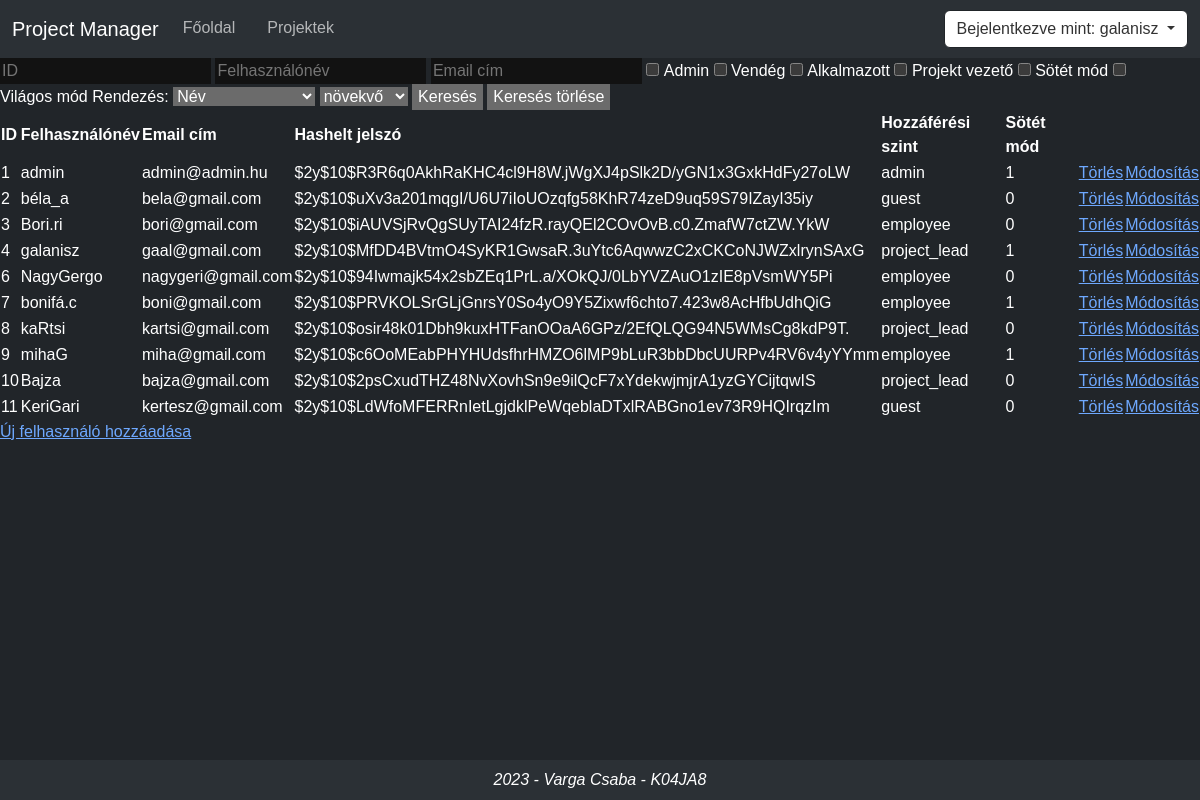
Screenshot of /showDB.php?info=edit_failed (signed in) with the database file from the repository.
### tables this page shows
CREATE TABLE IF NOT EXISTS `user` (
  `user_id` INT NOT NULL AUTO_INCREMENT,
  `username` VARCHAR(50) NOT NULL,
  `password` VARCHAR(255) NOT NULL,
  `email` VARCHAR(255) NOT NULL,
  `dark_mode` TINYINT NOT NULL DEFAULT 1,
  `access_level` ENUM('admin', 'guest', 'project_lead', 'employee') NOT NULL DEFAULT 'guest',
  PRIMARY KEY (`user_id`),
  UNIQUE INDEX `username_UNIQUE` (`username` ASC),
  UNIQUE INDEX `email_UNIQUE` (`email` ASC));

### showDB.php (the view, shortened to what this page needs)
<?php
$link = connectDB();
$result = mysqli_query($link, "SELECT * FROM user ORDER BY user_id");
?>
<!doctype HTML>
<html lang="hu">
<head>
    <link rel="stylesheet" href="https://cdn.jsdelivr.net/npm/bootstrap@5.3.0-alpha3/dist/css/bootstrap.min.css"
        rel="stylesheet"
>
    <link rel="stylesheet" href="style.css">
</head>
<body class="bg-image">
    <?php include 'menu.php' ?>
    <div>
        <form action="" method="post">
            <input type="text" requierd name="search_id" placeholder="ID">
            <input type="text" requierd name="search_username" placeholder="Felhasználónév">
            <input type="text" requierd name="search_email" placeholder="Email cím">
            <input type="checkbox" requierd name="search_admin" placeholder="Hozzáférési szint">
            <label for="search_admin">Admin</label>
            <input type="checkbox" requierd name="search_guest" placeholder="Hozzáférési szint">
            <label for="search_guest">Vendég</label>
            <input type="checkbox" requierd name="search_employee" placeholder="Hozzáférési szint">
            <label for="search_employee">Alkalmazott</label>
            <input type="checkbox" requierd name="search_project_lead" placeholder="Hozzáférési szint">
            <label for="search_project_lead">Projekt vezető</label>
            <input type="checkbox" requierd name="search_dark" placeholder="Sötét mód">
            <label for="search_dark">Sötét mód</label>
            <input type="checkbox" requierd name="search_light" placeholder="Világos mód">
            <label for="search_light">Világos mód</label>
            <label for="sort_param">Rendezés: </label>
            <select name="sort_param" id="sort_param">
                <option value="username">Név</option>
            </select>
            <select name="sort_order" id="sort_order">
                <option value="ASC">növekvő</option>
            </select>
            <input type="submit" name="submit_search" class="form-btn" value="Keresés">
            <input type="submit" name="submit_search_delete" class="form-btn" value="Keresés törlése">
        </form>
    </div>
    <div>
        <table class="db-table">
            <tr>
                <th>ID</th>
                <th>Felhasználónév</th>
                <th>Email cím</th>
                <th>Hashelt jelszó</th>
                <th>Hozzáférési szint</th>
                <th>Sötét mód</th>
                <th></th>
                <th></th>
            </tr>
            <?php while ($row = mysqli_fetch_array($result)): ?>
                <tr>
                    <td>
                        <?= $row['user_id'] ?>
                    </td>
                    <td>
                        <?= $row['username'] ?>
                    </td>
                    <td>
                        <?= $row['email'] ?>
                    </td>
                    <td>
                        <?= $row['password'] ?>
                    </td>
                    <td>
                        <?= $row['access_level'] ?>
                    </td>
                    <td>
                        <?= $row['dark_mode'] ?>
                    </td>
                    <td>
                        <a href="delete_user.php?id=<?= $row['user_id'] ?>">Törlés</a>
                    </td>
                    <td>
                        <a
                            href="edit_user.php?user_id_=<?= $row['user_id'] ?>&email_=<?= $row['email'] ?>&username_=<?= $row['username'] ?>&dark_mode_=<?= $row['dark_mode'] ?>&access_level_=<?= $row['access_level'] ?>">Módosítás</a>
                    </td>
                </tr>
            <?php endwhile; ?>
        </table>
    </div>
    <div>
        <a href="insert_user.php">Új felhasználó hozzáadása</a>
    </div>
    <?php include 'footer.php' ?>
</body>
</html>

### style.css (style rules this page uses)
* { font-family: 'Poppins', sans-serif; box-sizing: border-box; text-decoration: none; color: var(--text-color); border: none; }
.bg-image { background-repeat: no-repeat; background-size: cover; background-position: top; background-attachment: fixed; }
html, body { line-height: 1.5; color: var(--text-color); min-height: 100vh; }

### style_dark.css (style rules this page uses)
:root { --text-color: #fff; --background-default: #2b3035; --background-table-th: #1d1d1d; --background-contrast: #1a1d1f; --color-form-input: #2b3035; --border-color: #333333; --background-button: #293ba1; --default-font-size: 20px; --delete-color: #c30101; --border-radius: 10px; }
.bg-image { background-image: url('../assets/bg-op50-greyscale.PNG'); }

### rows the page displays
user: user_id "1", username "admin", email "admin@admin.hu", password "$2y$10$R3R6q0AkhRaKHC4cl9H8W.jWgXJ4pSlk2D/yGN1x3GxkHdFy27oLW", access_level "admin", dark_mode "1"
user: user_id "2", username "béla_a", email "bela@gmail.com", password "$2y$10$uXv3a201mqgI/U6U7iIoUOzqfg58KhR74zeD9uq59S79IZayI35iy", access_level "guest", dark_mode "0"
user: user_id "3", username "Bori.ri", email "bori@gmail.com", password "$2y$10$iAUVSjRvQgSUyTAI24fzR.rayQEl2COvOvB.c0.ZmafW7ctZW.YkW", access_level "employee", dark_mode "0"
user: user_id "4", username "galanisz", email "gaal@gmail.com", password "$2y$10$MfDD4BVtmO4SyKR1GwsaR.3uYtc6AqwwzC2xCKCoNJWZxlrynSAxG", access_level "project_lead", dark_mode "1"
user: user_id "6", username "NagyGergo", email "nagygeri@gmail.com", password "$2y$10$94Iwmajk54x2sbZEq1PrL.a/XOkQJ/0LbYVZAuO1zIE8pVsmWY5Pi", access_level "employee", dark_mode "0"
user: user_id "7", username "bonifá.c", email "boni@gmail.com", password "$2y$10$PRVKOLSrGLjGnrsY0So4yO9Y5Zixwf6chto7.423w8AcHfbUdhQiG", access_level "employee", dark_mode "1"
user: user_id "8", username "kaRtsi", email "kartsi@gmail.com", password "$2y$10$osir48k01Dbh9kuxHTFanOOaA6GPz/2EfQLQG94N5WMsCg8kdP9T.", access_level "project_lead", dark_mode "0"
user: user_id "9", username "mihaG", email "miha@gmail.com", password "$2y$10$c6OoMEabPHYHUdsfhrHMZO6lMP9bLuR3bbDbcUURPv4RV6v4yYYmm", access_level "employee", dark_mode "1"
user: user_id "10", username "Bajza", email "bajza@gmail.com", password "$2y$10$2psCxudTHZ48NvXovhSn9e9ilQcF7xYdekwjmjrA1yzGYCijtqwIS", access_level "project_lead", dark_mode "0"
user: user_id "11", username "KeriGari", email "kertesz@gmail.com", password "$2y$10$LdWfoMFERRnIetLgjdklPeWqeblaDTxlRABGno1ev73R9HQIrqzIm", access_level "guest", dark_mode "0"

### other values shown
$_SESSION["username"] "galanisz"
